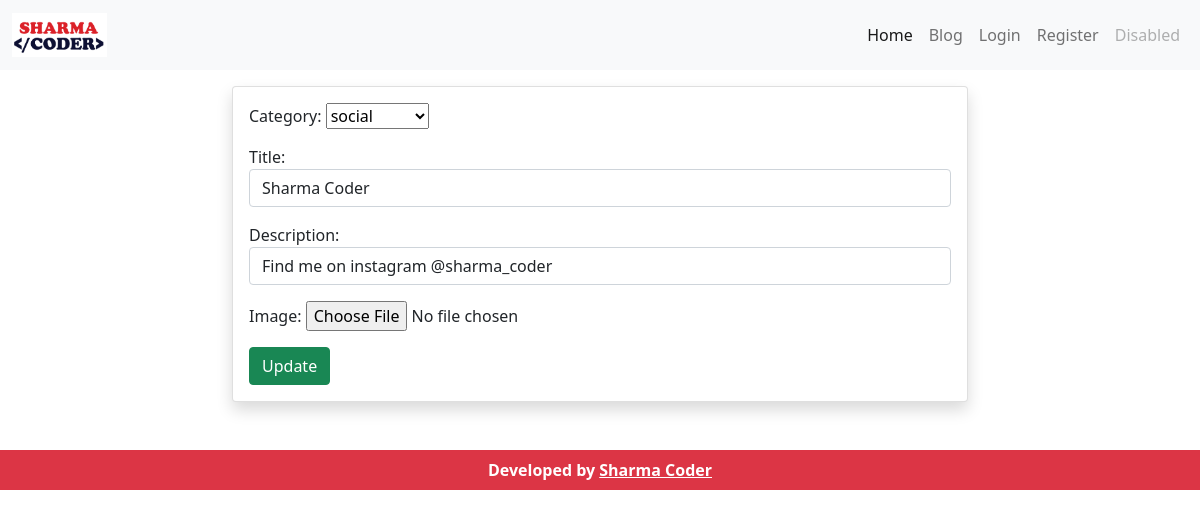
The page /editblog/10 on the database its author committed.
### accounts/models.py (models this page shows, shortened)
class Blogs(models.Model):
    category = models.ForeignKey("BlogCategory", on_delete=SET_NULL, null=True)
    title = models.CharField(max_length=191, null=True)
    description = models.CharField(max_length=500, null=True)
    image = models.ImageField(upload_to=get_filename,null=True, blank=True)
    created_at = models.DateTimeField(auto_now_add=True, null=True)

### accounts/views.py (the view)
# urls.py: path('editblog/<int:pk>', views.editBlog, name="edit"),
def editBlog(request, pk):
    blog_id = Blogs.objects.get(id=pk)
    form = BlogForm(instance=blog_id)
    if request.method == 'POST':
        form = BlogForm(request.POST, request.FILES,instance=blog_id)
        if form.is_valid():
            form.save()
            messages.success(request, "Blog updated Successfully")
            return redirect('blogs')
    context = {'form':form}
    return render(request, 'accounts/edit.html', context)

### accounts/forms.py
class BlogForm(ModelForm):
    title = forms.CharField(widget = forms.TextInput(attrs={'class':'form-control'}))
    description = forms.CharField(widget = forms.TextInput(attrs={'class':'form-control'}))
    class Meta:
        model = Blogs
        fields = '__all__'

### accounts/models.py (called while the page is built)
    def __str__(self):
        return self.name

### accounts/templates/accounts/edit.html (shortened to what this page needs)
{% extends 'accounts/layouts/main.html' %}
{% block content %}
    <section>
    <div class="container mt-3">
        <div class="row justify-content-center">
            <div class="col-md-8">
                <div class="card shadow">
                    <div class="card-body">
                    <form action="" method="POST" enctype="multipart/form-data">
                        {{form.as_p}}
                        <button type="submit" class="btn btn-success"> Update </button>
                    </form>
                    </div>
                </div>
            </div>
        </div>
    </div>
</section>
{% endblock content %}

### rows shown on the page
Blogs: category "social", title "Sharma Coder", description "Find me on instagram @sharma_coder"
